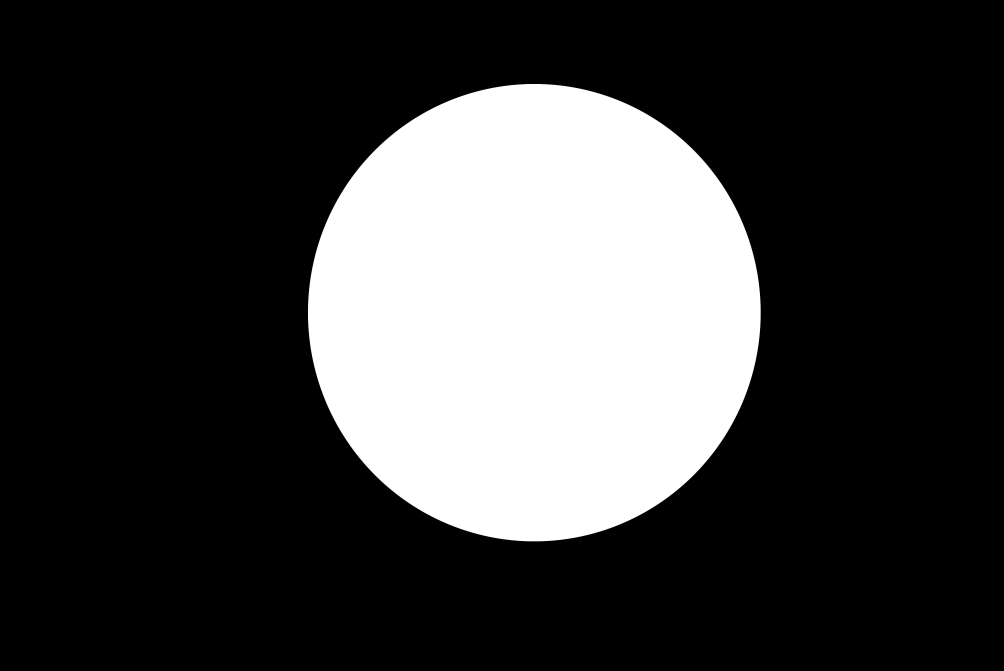
#> input picture img/disc/mask/disc_mask_phase_shifting_2.jpg, 6024 x 4022 px (shown at 1/6 size)
$ jupyter execute --allow-errors ten-step-phase.ipynb   (shell and % lines are left out)
#> lines starting #> are read from the running program, lines starting #| are printed output that depends on the picture
### functions.py
import cv2 as cv
import numpy as np
import rawpy
import matplotlib.pyplot as plt

# [8 lines left out: function load_raw_img, not called in this run]

def rad_to_deg(a):
    return 180*a/np.pi

# [5 lines left out: function mask_circ_img, not called in this run]

def mask_to_dummy(mask: np.ndarray) -> np.ndarray:
    """
    Returns array of -np.inf inside the ROI, and np.inf outside the mask
    """
    dummy = mask.astype(float)
    dummy[dummy == 0] = -np.inf
    dummy[dummy == 255] = np.inf
    return dummy


# [10 lines that do not run on import are left out]

### ten-step-phase.ipynb
# 10 Step Phase Shifting Technique

[cell 1]
import os

import cv2 as cv
import matplotlib.pyplot as plt
import numpy as np

from functions import load_raw_img, rad_to_deg, mask_to_dummy
from unwrapping_algorithm import phase_unwrap

### Load the 10 images

[cell 2]
base_path = "img/disc/phase-shifting/"
file_type = ".CR2"

#> (the rest of this cell did not finish here and is left out)

[cell 3]
alphas = rad_to_deg(np.array([
    np.pi / 2,
    5*np.pi/8,
    3*np.pi/4,
    7*np.pi/8,
    np.pi/2,
    np.pi/2,
    np.pi/2,
    np.pi/2,
    np.pi/2,
    np.pi/2
]))

betas = rad_to_deg(np.array([
    0,
    np.pi/8,
    np.pi/4,
    3*np.pi/8,
    np.pi/2,
    0,
    0,
    np.pi/4,
    0,
    np.pi/2
]))

for i in range(len(alphas)):
    print(f'Alpha: {alphas[i]}, Beta: {betas[i]}')

[cell 4]
mask = cv.imread('img/disc/mask/disc_mask_phase_shifting_2.jpg', cv.IMREAD_GRAYSCALE)
#> mask is the input picture: shape (4022, 6024); min 0, max 255, mean 61.6

### Calculate the isoclinic parameter

[cell 5]
def generate_isoclinic_param(
        img_1: np.ndarray,
        img_2: np.ndarray,
        img_3: np.ndarray,
        img_4: np.ndarray
) -> np.ndarray:
    """
    Images should be in order defined by Ramesh et al.
    Returns the isoclinic parameter
    """
    return 1/4 * np.arctan2((img_4 - img_2),(img_3 - img_1))

#> (a cell that did not finish here is left out)

#> (a cell that did not finish here is left out)

#> (a cell that did not finish here is left out)

### Generate isochromatic parameter

[cell 9]
def generate_isochromatic_param(
    img_5: np.ndarray,
    img_6: np.ndarray,
    img_7: np.ndarray,
    img_8: np.ndarray,
    img_9: np.ndarray,
    img_10: np.ndarray,
    isoclinic_param: np.ndarray
) -> np.ndarray:
    return np.arctan(((img_9 - img_7)*np.sin(2*isoclinic_param) +
                      (img_8 - img_10)*np.cos(2*isoclinic_param))/(img_5 - img_6))

#> (a cell that did not finish here is left out)

Translate `isochromatic_param` values from `(-pi/2, pi/2)` to `(0, 255)`

#> (a cell that did not finish here is left out)

## Isochromatic Image Processing

#> (a cell that did not finish here is left out)

#> (a cell that did not finish here is left out)

Generate dummy

[cell 14]
# Set stack as isotropic points
stack = [(2000, 2200), (2000, 4200)]
#create dummy array to be populated by unwrapped pixels
dummy = mask_to_dummy(mask)
#> in mask_to_dummy, `dummy[dummy == 255] = np.inf`:
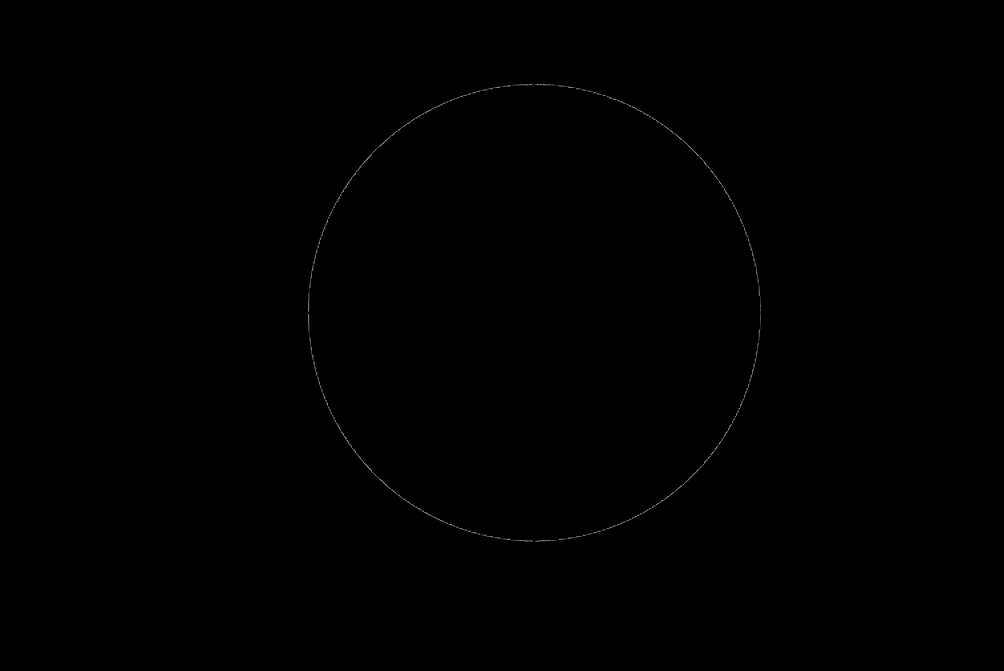
#> dummy: shape (4022, 6024) float64 (shown at 1/6 size); 99.83% of the values are NaN or infinite; the others: min 1, max 254, mean 136.6; drawn with min black, max white, NaN and infinite black
